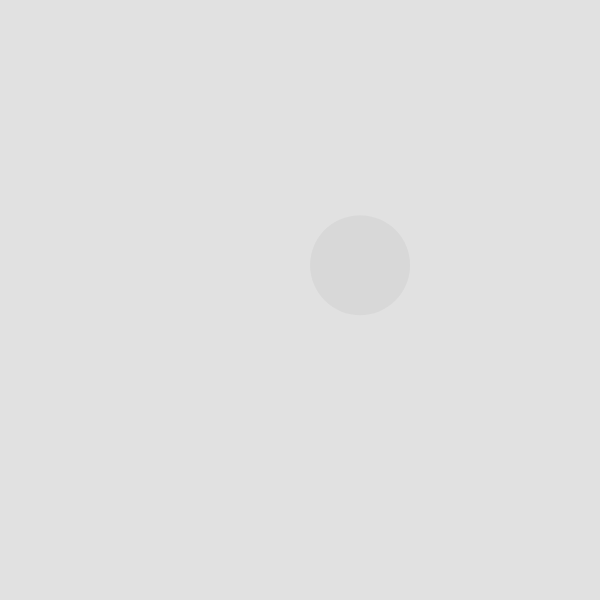
Frame 1 (no input)
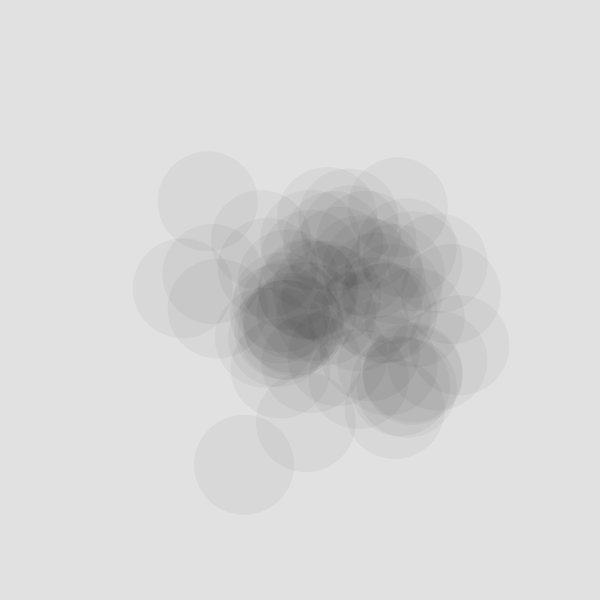
Frame 60 (no input)
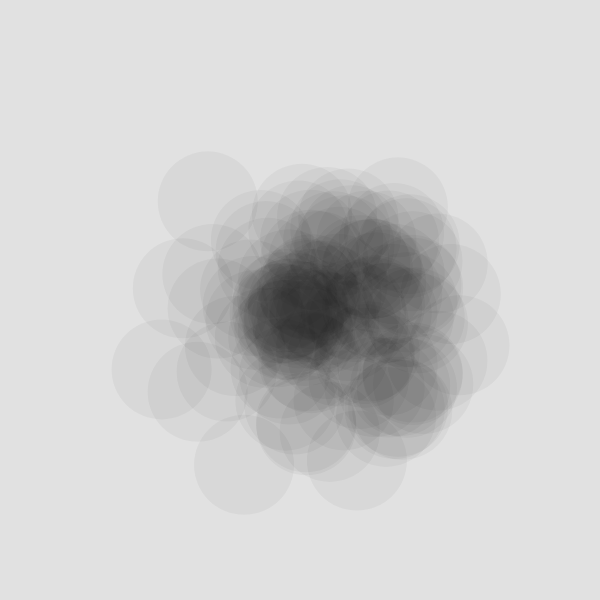
Frame 120 (the mouse pressed at the canvas centre since frame 60)

The p5.js sketch that drew these frames (run headless with seeded random() and noise() and a simulated clock; from frame 60 on, the mouse is pressed at the canvas centre):

// p5.js sketch
// ── sketch.js
function setup() {
  createCanvas(600, 600);
  background(225);
}

function draw() {
  let x = randomGaussian(320, 60)
  let y = randomGaussian(320, 60)
  noStroke();
  fill(0,10);
  circle(x,y, 100, 16);
}
